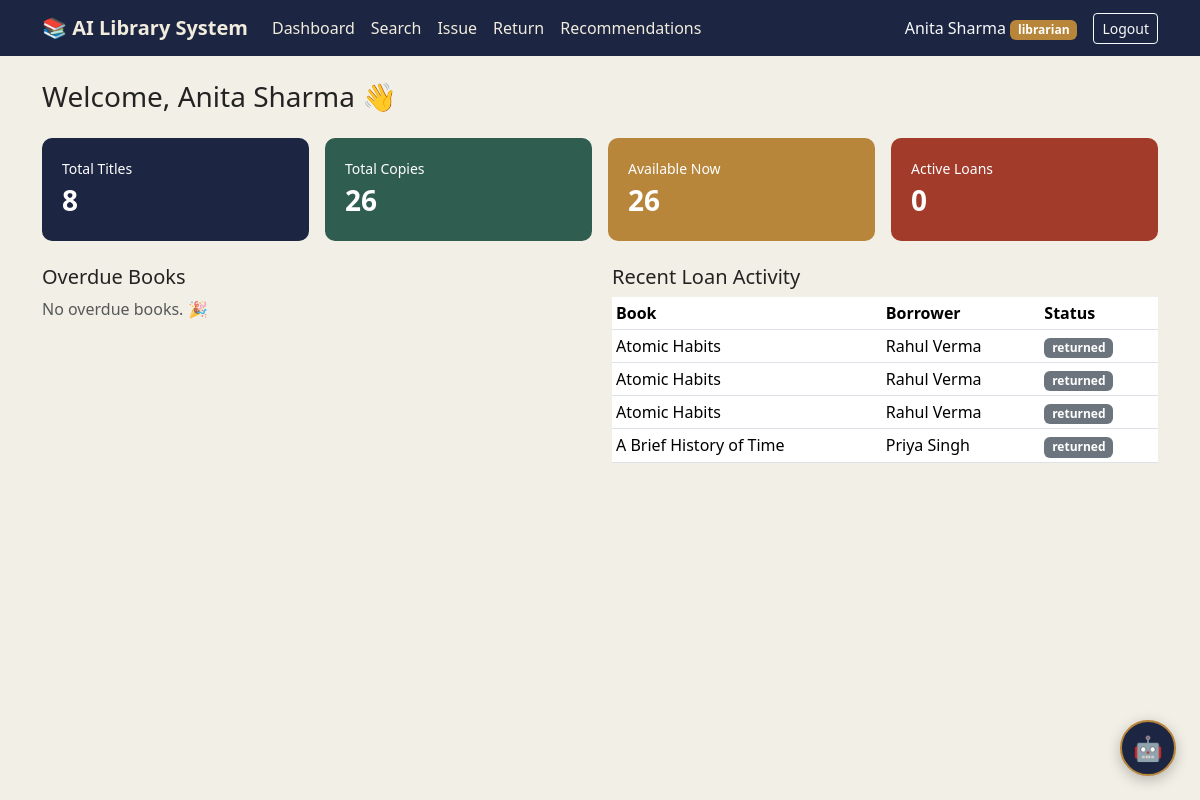
The page /dashboard (signed in) on the database its author committed.
### tables this page shows
CREATE TABLE Borrowing (
    borrow_id     INTEGER PRIMARY KEY AUTOINCREMENT,
    user_id       INTEGER NOT NULL,
    book_id       INTEGER NOT NULL,
    issue_date    DATETIME DEFAULT CURRENT_TIMESTAMP,
    due_date      DATETIME NOT NULL,
    return_date   DATETIME,
    status        TEXT NOT NULL CHECK (status IN ('issued', 'returned', 'overdue')) DEFAULT 'issued',
    fine_amount   REAL DEFAULT 0,
    FOREIGN KEY (user_id) REFERENCES Users(user_id) ON DELETE CASCADE,
    FOREIGN KEY (book_id) REFERENCES Books(book_id) ON DELETE CASCADE
);

CREATE TABLE Books (
    book_id           INTEGER PRIMARY KEY AUTOINCREMENT,
    title             TEXT NOT NULL,
    author            TEXT NOT NULL,
    category          TEXT NOT NULL,
    isbn              TEXT UNIQUE,
    call_number       TEXT,
    total_copies      INTEGER NOT NULL DEFAULT 1 CHECK (total_copies >= 0),
    available_copies  INTEGER NOT NULL DEFAULT 1 CHECK (available_copies >= 0),
    added_date        DATETIME DEFAULT CURRENT_TIMESTAMP,
    popularity_score  INTEGER DEFAULT 0
);

CREATE TABLE Users (
    user_id        INTEGER PRIMARY KEY AUTOINCREMENT,
    full_name      TEXT NOT NULL,
    username       TEXT NOT NULL UNIQUE,
    email          TEXT NOT NULL UNIQUE,
    password_hash  TEXT NOT NULL,
    role           TEXT NOT NULL CHECK (role IN ('student', 'librarian', 'admin')) DEFAULT 'student',
    created_at     DATETIME DEFAULT CURRENT_TIMESTAMP
);

### app.py (the view, shortened to what this page needs)
@app.route("/dashboard")
@login_required
def dashboard():
    db = get_db()
    user_id = session["user_id"]
    role = session["role"]
    if role in ("librarian", "admin"):
        total_books = db.execute("SELECT COUNT(*) c FROM Books").fetchone()["c"]
        total_copies = db.execute("SELECT COALESCE(SUM(total_copies),0) c FROM Books").fetchone()["c"]
        available_copies = db.execute("SELECT COALESCE(SUM(available_copies),0) c FROM Books").fetchone()["c"]
        active_loans = db.execute(
            "SELECT COUNT(*) c FROM Borrowing WHERE status IN ('issued','overdue')"
        ).fetchone()["c"]
        overdue_loans = db.execute(
            """SELECT Borrowing.*, Users.full_name, Books.title FROM Borrowing
               JOIN Users ON Users.user_id = Borrowing.user_id
               JOIN Books ON Books.book_id = Borrowing.book_id
               WHERE Borrowing.status != 'returned' AND date(Borrowing.due_date) < date('now')
               ORDER BY Borrowing.due_date"""
        ).fetchall()
        recent_loans = db.execute(
            """SELECT Borrowing.*, Users.full_name, Books.title FROM Borrowing
               JOIN Users ON Users.user_id = Borrowing.user_id
               JOIN Books ON Books.book_id = Borrowing.book_id
               ORDER BY Borrowing.issue_date DESC LIMIT 8"""
        ).fetchall()
        return render_template(
            "dashboard.html", role=role, total_books=total_books, total_copies=total_copies,
            available_copies=available_copies, active_loans=active_loans,
            overdue_loans=overdue_loans, recent_loans=recent_loans,
        )

### app.py (called while the page is built)
def get_db():
    if "db" not in g:
        g.db = sqlite3.connect(DB_PATH)
        g.db.row_factory = sqlite3.Row
        g.db.execute("PRAGMA foreign_keys = ON")
    return g.db

def login_required(view):
    @wraps(view)
    def wrapped(*args, **kwargs):
        if "user_id" not in session:
            flash("Please log in to continue.", "warning")
            return redirect(url_for("login"))
        return view(*args, **kwargs)
    return wrapped

### templates/dashboard.html (shortened to what this page needs)
{% extends 'base.html' %}
{% block content %}
<h3 class="mb-4">Welcome, {{ session.get('full_name') }} 👋</h3>
{% if role in ['librarian', 'admin'] %}
  <div class="row g-3 mb-4">
    <div class="col-md-3">
      <div class="stat-card bg-ink">
        <div class="small">Total Titles</div>
        <div class="fs-3 fw-bold">{{ total_books }}</div>
      </div>
    </div>
    <div class="col-md-3">
      <div class="stat-card bg-forest">
        <div class="small">Total Copies</div>
        <div class="fs-3 fw-bold">{{ total_copies }}</div>
      </div>
    </div>
    <div class="col-md-3">
      <div class="stat-card bg-brass">
        <div class="small">Available Now</div>
        <div class="fs-3 fw-bold">{{ available_copies }}</div>
      </div>
    </div>
    <div class="col-md-3">
      <div class="stat-card bg-stamp">
        <div class="small">Active Loans</div>
        <div class="fs-3 fw-bold">{{ active_loans }}</div>
      </div>
    </div>
  </div>
  <div class="row g-4">
    <div class="col-lg-6">
      <h5>Overdue Books</h5>
      {% if overdue_loans %}
        <table class="table table-sm bg-white">
          <thead><tr><th>Book</th><th>Borrower</th><th>Due Date</th></tr></thead>
          <tbody>
          {% for loan in overdue_loans %}
            <tr>
              <td>{{ loan['title'] }}</td>
              <td>{{ loan['full_name'] }}</td>
              <td>{{ loan['due_date'] }}</td>
            </tr>
          {% endfor %}
          </tbody>
        </table>
      {% else %}
        <p class="text-muted">No overdue books. 🎉</p>
      {% endif %}
    </div>
    <div class="col-lg-6">
      <h5>Recent Loan Activity</h5>
      <table class="table table-sm bg-white">
        <thead><tr><th>Book</th><th>Borrower</th><th>Status</th></tr></thead>
        <tbody>
        {% for loan in recent_loans %}
          <tr>
            <td>{{ loan['title'] }}</td>
            <td>{{ loan['full_name'] }}</td>
            <td><span class="badge badge-{{ loan['status'] }}">{{ loan['status'] }}</span></td>
          </tr>
        {% endfor %}
        </tbody>
      </table>
    </div>
  </div>
{% endif %}
<button id="assistantToggle" class="assistant-toggle" type="button" aria-label="Open library assistant">
  🤖
</button>
{% endblock %}

### static/style.css (style rules this page uses)
:root { --ink: #1c2541; --ink-light: #2c3a5c; --paper: #f2efe6; --brass: #b8863b; --forest: #2f5d50; --stamp-red: #a33b2b; --charcoal: #232323; }
body { background-color: var(--paper); color: var(--charcoal); }
.bg-brass { background-color: var(--brass) !important; }
.badge-returned { background-color: #6c757d; }
.stat-card { border-radius: 10px; padding: 1.25rem; color: #fff; }
.stat-card.bg-ink { background-color: var(--ink); }
.stat-card.bg-forest { background-color: var(--forest); }
.stat-card.bg-brass { background-color: var(--brass); }
.stat-card.bg-stamp { background-color: var(--stamp-red); }
.assistant-toggle { position: fixed; bottom: 24px; right: 24px; width: 56px; height: 56px; border-radius: 50%; background-color: var(--ink); color: #fff; border: 2px solid var(--brass); font-size: 1.5rem; box-shadow: 0 4px 14px rgba(0, 0, 0, 0.25); z-index: 1050; cursor: pointer; }

### rows shown on the page
Borrowing: title "Atomic Habits", full_name "Rahul Verma", status "returned"
Borrowing: title "Atomic Habits", full_name "Rahul Verma", status "returned"
Borrowing: title "Atomic Habits", full_name "Rahul Verma", status "returned"
Borrowing: title "A Brief History of Time", full_name "Priya Singh", status "returned"

### other values the page prints
{{ session.get('full_name') }} "Anita Sharma"
{{ session.get('role') }} "librarian"
{{ total_books }} "8"
{{ total_copies }} "26"
{{ available_copies }} "26"
{{ active_loans }} "0"
